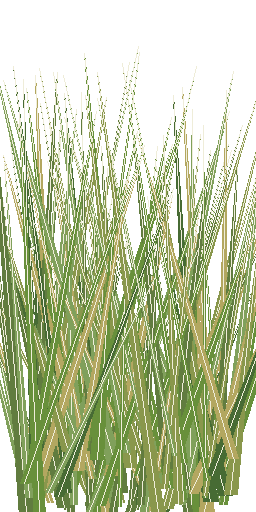
#> input picture app/src/main/assets/blades.png, 256 x 512 px, found by its file name
$ python foliage_pack.py
#> lines starting #> are read from the running program, lines starting #| are printed output that depends on the picture
"""Offline unified foliage material pack for mobile.

Replaces six independently uploaded foliage textures with two GPU atlases:
foliage_color.png and foliage_normal.png. A 2x2 grid holds grass tufts,
shrub clusters, broad leaves and pine needles. All inputs are baked during
GitHub Actions (Pillow+NumPy), preserving complete game sources.

Indices: 0 grass blade; 1 bush; 2 broad-leaf 4x4 sub-atlas; 3 pine 4x4.
UVs are transformed in the GLES shader using uAtlasRect, not repacked per mesh.
"""
import argparse
from pathlib import Path
from PIL import Image

LAYERS = (
    ("blades.png",None),
    ("bush.png",None),
    ("leaves_atlas.png","leaves_normal.png"),
    ("pine_atlas.png","pine_normal.png")
)

def fallback_normal(source: Image.Image, size: int) -> Image.Image:
    # A photographic normal map cannot be derived from albedo intensity.
    # Unsupported legacy cutouts get a physically neutral tangent normal,
    # preserving their alpha only; measured normals come from Leaf001.
    rgba=source.convert("RGBA").resize((size,size),Image.Resampling.LANCZOS)
    out=Image.new("RGBA",(size,size),(128,128,255,255))
    out.putalpha(rgba.getchannel("A"))
    return out

def bake(root: Path, tile: int=768) -> None:
#> called with tile = 768
    if tile<256 or tile%16: raise ValueError("Tile must be >=256 and multiple of 16")
    color=Image.new("RGBA",(tile*2,tile*2),(0,0,0,0))
#> color: PIL image 1536x1536 RGBA; every value is 0
    normal=Image.new("RGBA",(tile*2,tile*2),(128,128,255,0))
    for i,(albedo,normal_file) in enumerate(LAYERS):
        src=Image.open(root/albedo).convert("RGBA").resize((tile,tile),Image.Resampling.LANCZOS)
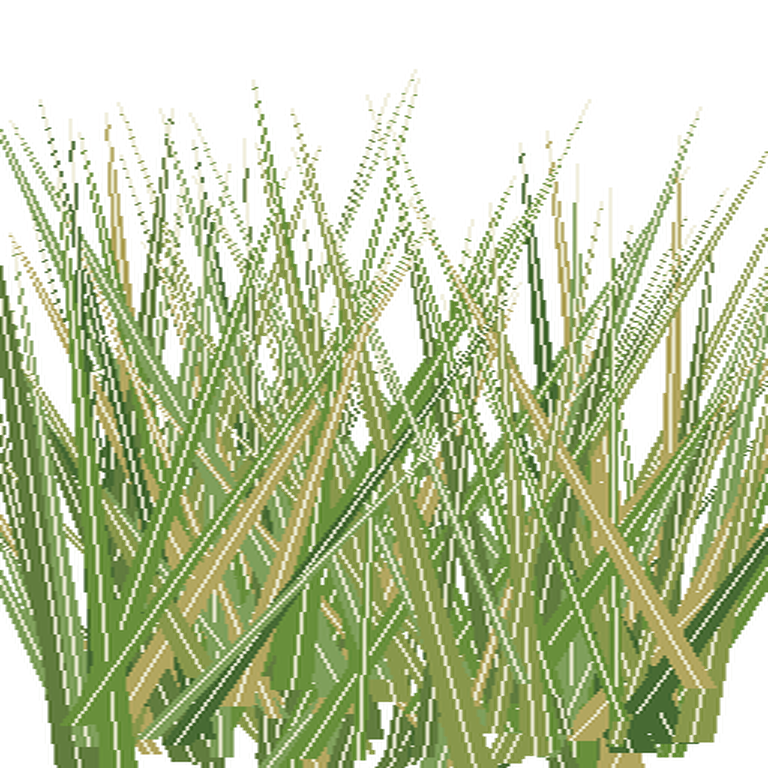
#> src: PIL image 768x768 RGBA; mean R, G, B, A 83.1, 95.6, 39.6, 116; transparent parts drawn white
        if normal_file:
            nm=Image.open(root/normal_file).convert("RGBA").resize((tile,tile),Image.Resampling.LANCZOS)
            nm.putalpha(src.getchannel("A"))
        else:
            nm=fallback_normal(src,tile)
#> in fallback_normal, `out=Image.new("RGBA",(size,size),(128,128,255,255))`:
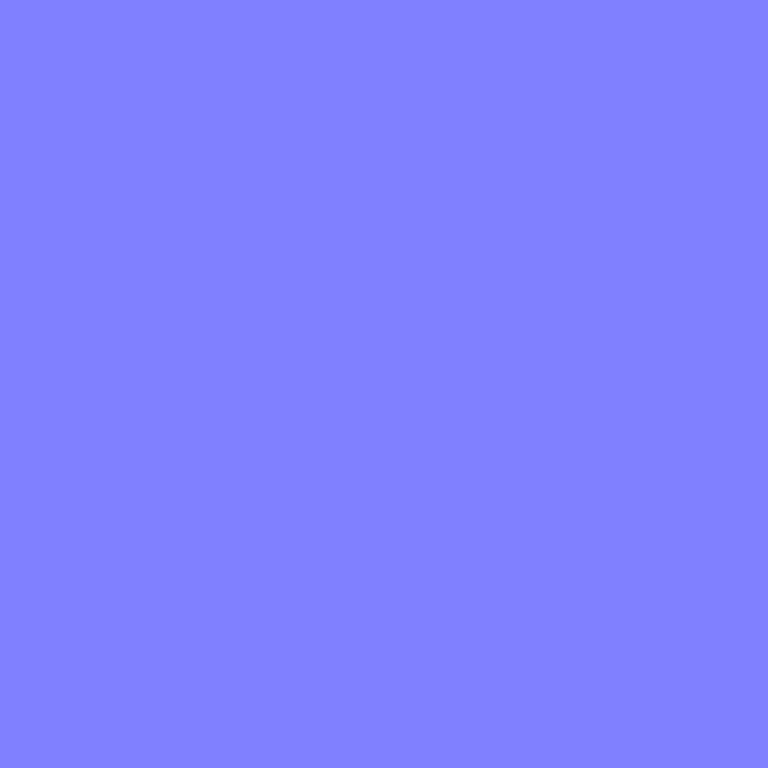
#> out: PIL image 768x768 RGBA; mean R, G, B, A 128, 128, 255, 255
#> in fallback_normal, `out.putalpha(rgba.getchannel("A"))`:
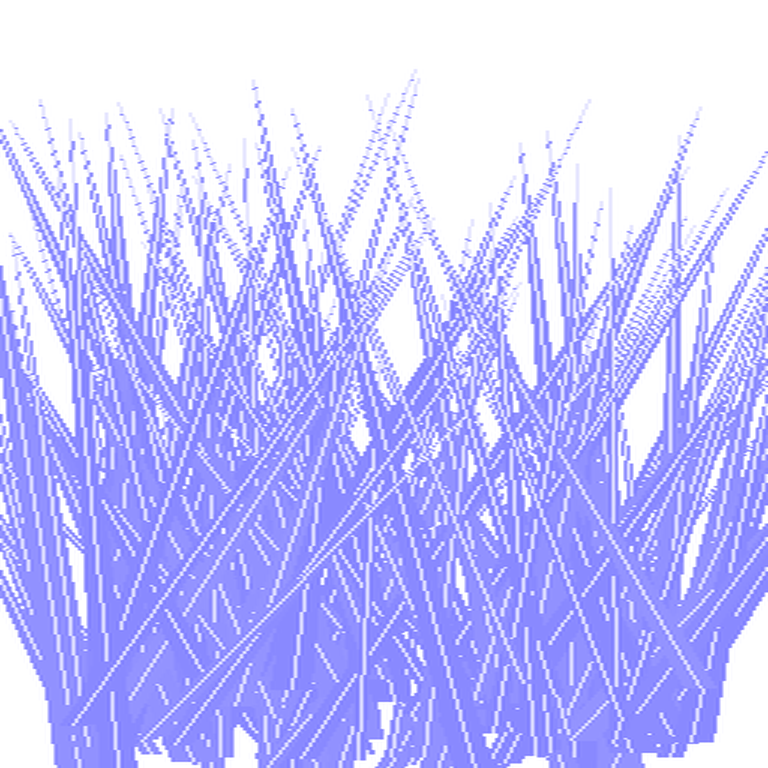
#> out: PIL image 768x768 RGBA; mean R, G, B, A 128, 128, 255, 116; transparent parts drawn white
        pos=(i%2*tile,i//2*tile)
        color.paste(src,pos)
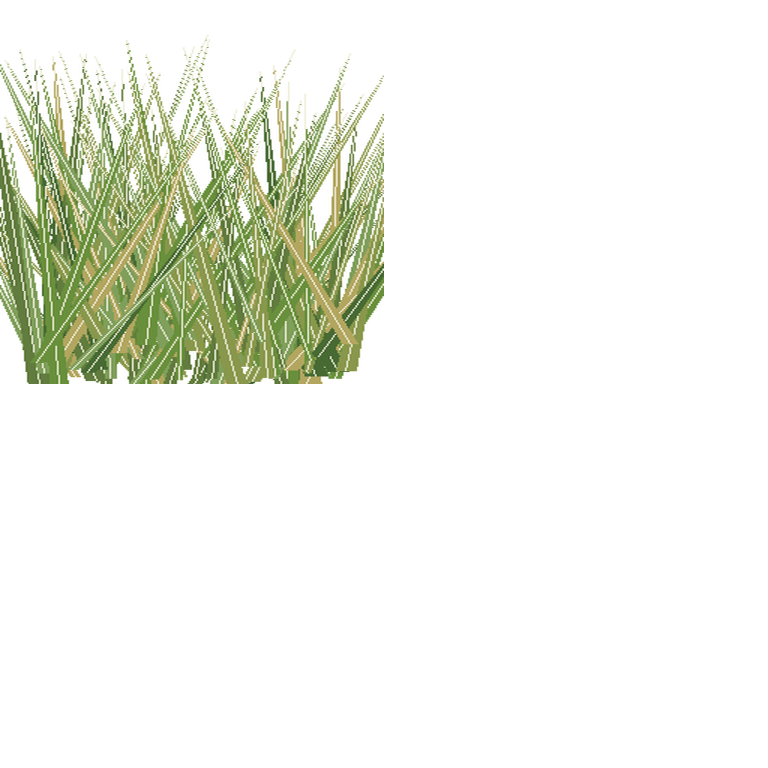
#> color: PIL image 1536x1536 RGBA (shown at 1/2 size); mean R, G, B, A 20.8, 23.9, 9.9, 29; transparent parts drawn white
        normal.paste(nm,pos)
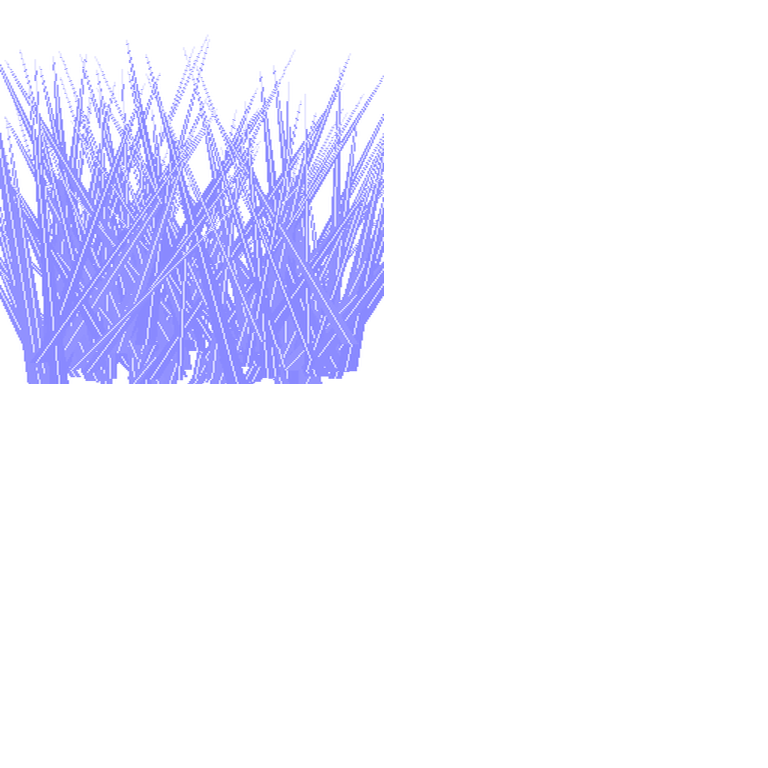
#> normal: PIL image 1536x1536 RGBA (shown at 1/2 size); mean R, G, B, A 128, 128, 255, 29; transparent parts drawn white
        print("baked foliage layer",i,albedo,"tile",tile)
#> pass 2 of the loop in bake, `for i,(albedo,normal_file) in enumerate(LAYERS):`:
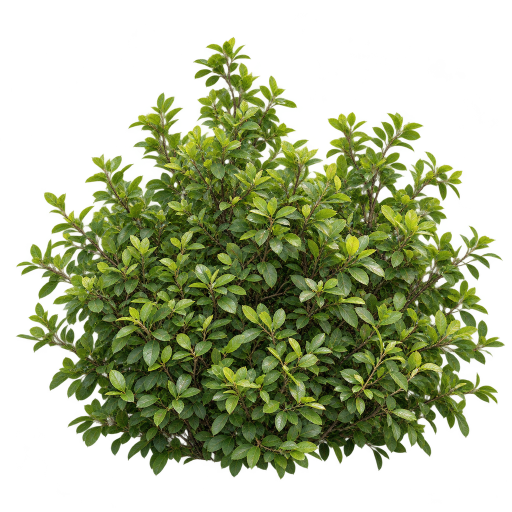
#> input picture app/src/main/assets/bush.png, 1024 x 1024 px, found by its file name (shown at 1/2 size)
#> in fallback_normal (call 2), `out.putalpha(rgba.getchannel("A"))`:
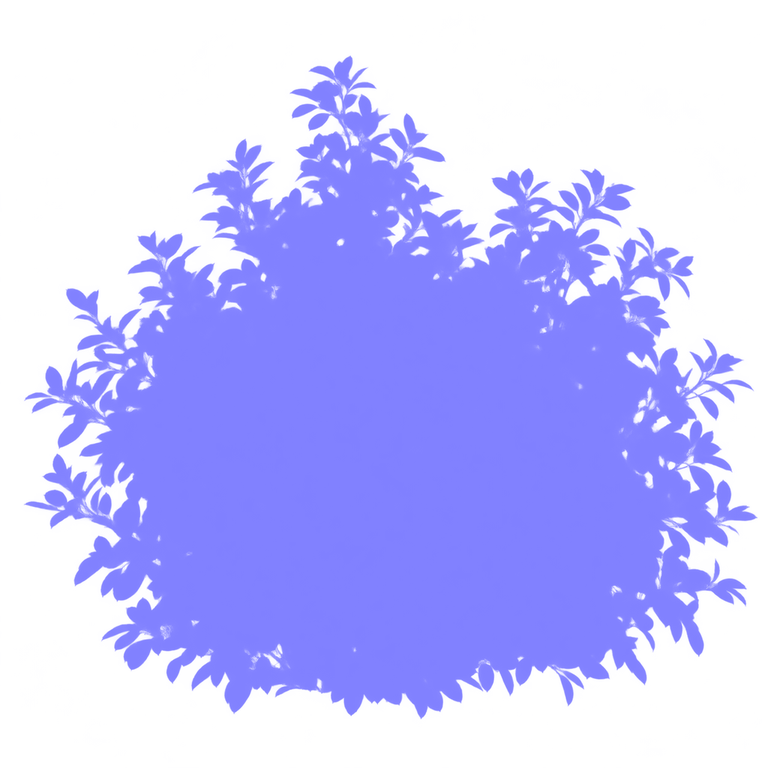
#> out: PIL image 768x768 RGBA; mean R, G, B, A 128, 128, 255, 118.7; transparent parts drawn white
#> in bake, `normal.paste(nm,pos)`:
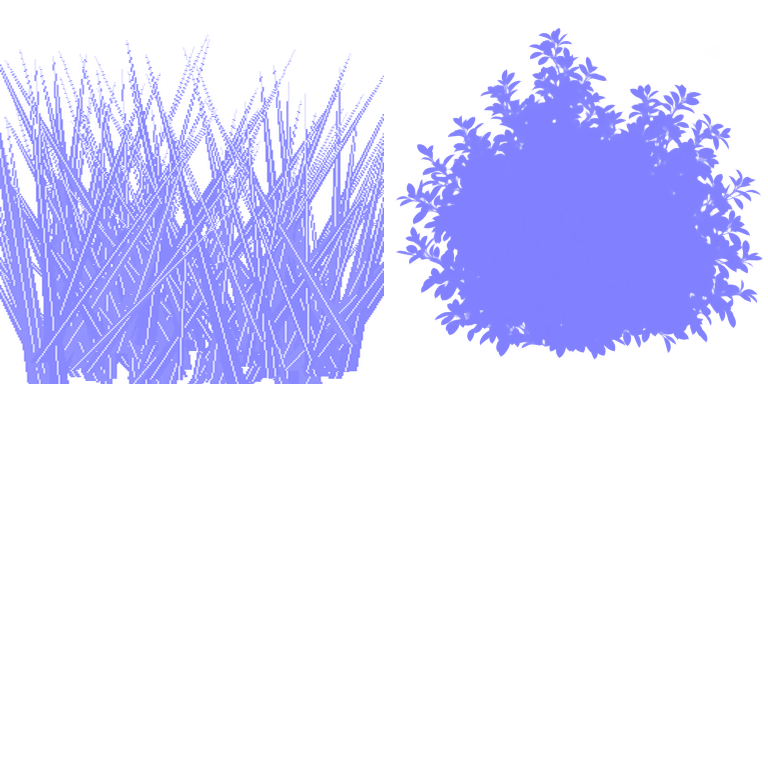
#> normal: PIL image 1536x1536 RGBA (shown at 1/2 size); mean R, G, B, A 128, 128, 255, 58.7; transparent parts drawn white
    color.save(root/"foliage_color.png",optimize=True)
    normal.save(root/"foliage_normal.png",optimize=True)
    assert color.size==normal.size
    # All fields are deterministic and suitable for caching in future builds.
    import json
    (root/"foliage_manifest.json").write_text(json.dumps(
        {"atlas":"foliage_color.png","normal":"foliage_normal.png",
         "grid":[2,2],"tile_size":tile,
         "materials":["wild_grass","shrub","broadleaf","conifer"]},indent=2))

if __name__=="__main__":
    p=argparse.ArgumentParser()
    p.add_argument("--assets",type=Path,default=Path("app/src/main/assets"))
    p.add_argument("--tile",type=int,default=768)
    args=p.parse_args()
#> (the run stopped early here; a loop or call above may not have finished)
